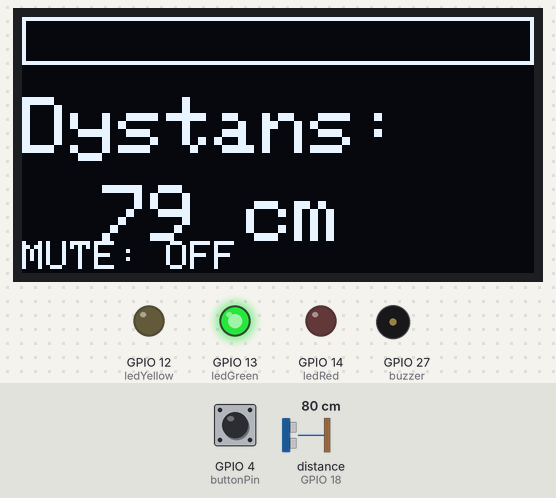
Simulated run of this sketch. Board: ESP32. On the bench: 128×64 one-colour display, output pins drawn as LEDs (lit = HIGH), buzzer (waves = sounding). Wiring (inferred from the names in the program): ultrasonic range finder: trigger GPIO 5; echo GPIO 18. The test bench sets the inputs (shaded band); at power-on: distance to the obstacle (sensor on GPIO 18) 80 cm, GPIO 4 (buttonPin) HIGH. The echo pulse lasts 58.3 µs per cm; pins used as bus, display or sensor lines are not drawn.

Above: at 1.2 s.
1.3 s: distance to the obstacle (sensor on GPIO 18) set to 32 cm
At 1.7 s:
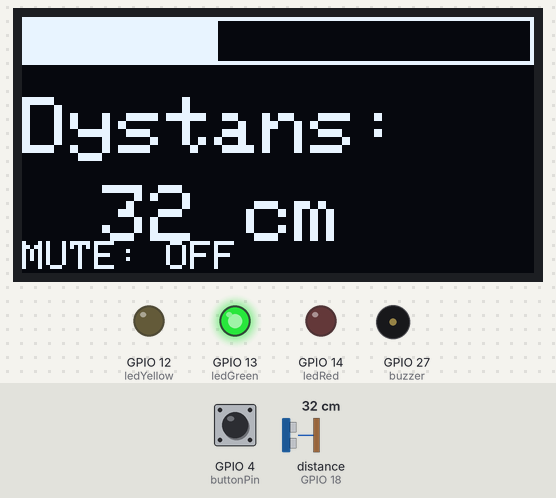
2.8 s: distance to the obstacle (sensor on GPIO 18) set to 29 cm
At 4.9 s:
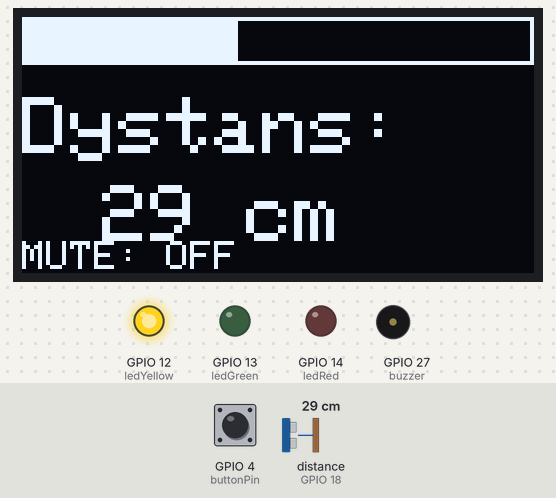
5.0 s: GPIO 4 (buttonPin) pulled LOW for 0.15 s
At 7.8 s:
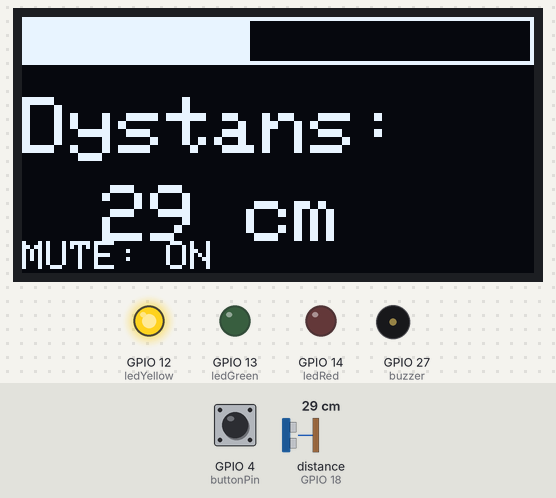
8.1 s: distance to the obstacle (sensor on GPIO 18) set to 2 cm
At 8.9 s:
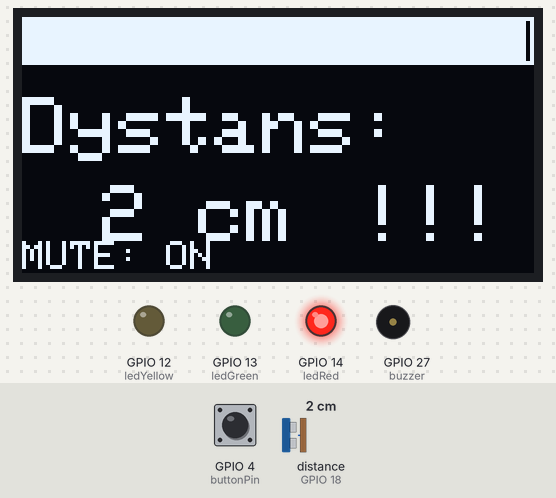
9.7 s: GPIO 4 (buttonPin) pulled LOW for 1 s
At 11.0 s:
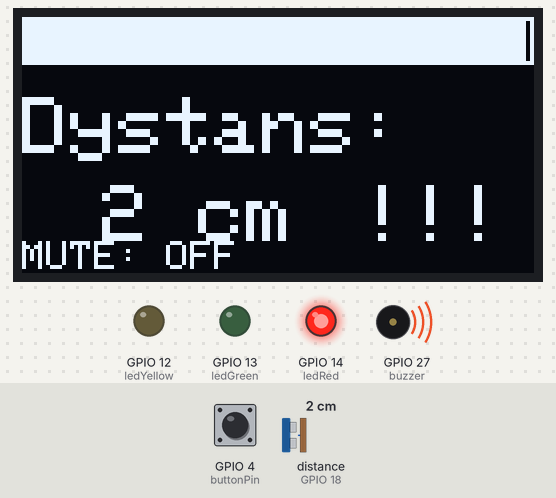
12.2 s: distance to the obstacle (sensor on GPIO 18) set to 5 cm
At 13.7 s:
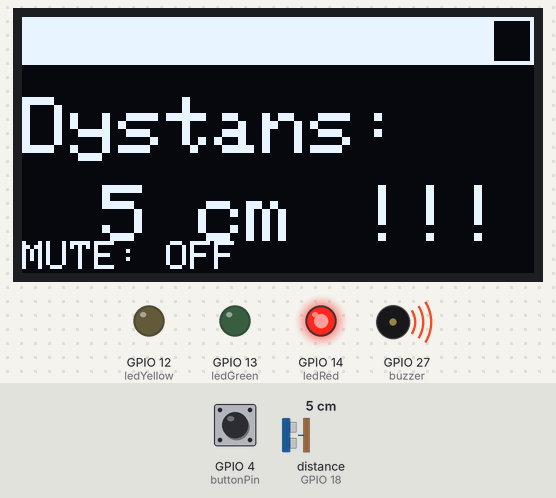
14.0 s: distance to the obstacle (sensor on GPIO 18) set to 8 cm
Timing chart, 0 to 17.6 s (numbered marks = the images above; inputs shaded):
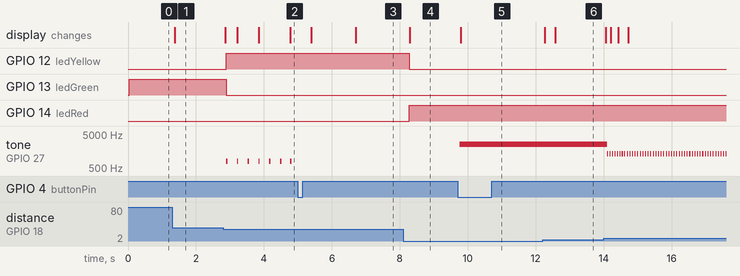

The sketch:

ParkingSensor.ino
```cpp
#include <Wire.h>
#include <Adafruit_GFX.h>
#include <Adafruit_SSD1306.h>

#define SCREEN_WIDTH 128
#define SCREEN_HEIGHT 64
Adafruit_SSD1306 display(SCREEN_WIDTH, SCREEN_HEIGHT, &Wire, -1);

const int trigPin = 5;
const int echoPin = 18;
const int ledGreen = 13;
const int ledYellow = 12;
const int ledRed = 14;
const int buzzer = 27;
const int buttonPin = 4;

#define SOUND_SPEED 0.034
#define MAX_DIST 50.0

float smoothDistance = 50.0;
float filterCoeff = 0.15;

bool isMuted = false;
bool lastButtonState = HIGH;

void setup() {
    Serial.begin(115200);
    pinMode(trigPin, OUTPUT);
    pinMode(echoPin, INPUT);
    pinMode(ledGreen, OUTPUT);
    pinMode(ledYellow, OUTPUT);
    pinMode(ledRed, OUTPUT);
    pinMode(buzzer, OUTPUT);
    pinMode(buttonPin, INPUT_PULLUP);

    if (!display.begin(SSD1306_SWITCHCAPVCC, 0x3C)) {
        for (;;);
     
  }
    display.clearDisplay();
    display.setTextColor(WHITE);
}

void loop() {
  bool currentButtonState = digitalRead(buttonPin);
    if (currentButtonState == LOW && lastButtonState == HIGH) {
        isMuted = !isMuted;
        delay(50);
     
  }
    lastButtonState = currentButtonState;

  digitalWrite(trigPin, LOW);
    delayMicroseconds(2);
    digitalWrite(trigPin, HIGH);
    delayMicroseconds(10);
    digitalWrite(trigPin, LOW);
   
  long duration = pulseIn(echoPin, HIGH, 30000);
    float currentDist = duration * SOUND_SPEED / 2.0;

  if (currentDist > 0 && currentDist < 200) {
    if (abs(currentDist - smoothDistance) > 15) {
            smoothDistance = currentDist;
         
    }
    else {
      smoothDistance = smoothDistance + (currentDist - smoothDistance) * filterCoeff;
         
    }
     
  }

    int displayDist = (int)(smoothDistance + 0.5);

  digitalWrite(ledGreen, LOW);
    digitalWrite(ledYellow, LOW);
    digitalWrite(ledRed, LOW);

    if (displayDist > 30) {
        digitalWrite(ledGreen, HIGH);
        noTone(buzzer);
     
  }
    else if (displayDist <= 30 && displayDist > 19) {
        digitalWrite(ledYellow, HIGH);
        if (!isMuted) {
            tone(buzzer, 800);
            delay(40);
            noTone(buzzer);
         
    }
        int gap = map(displayDist, 19, 30, 80, 250);
        delay(gap);
     
  }
    else if (displayDist <= 19 && displayDist > 6) {
        digitalWrite(ledRed, HIGH);
        if (!isMuted) {
            tone(buzzer, 1300);
            delay(30);
            noTone(buzzer);
         
    }
        int gap = map(displayDist, 6, 19, 10, 80);
        delay(gap);
     
  }
    else if (displayDist <= 6 && displayDist > 0) {
        digitalWrite(ledRed, HIGH);
        if (!isMuted) tone(buzzer, 2500);
        else noTone(buzzer);
     
  }


  display.clearDisplay();
   
  float barWidth = map(constrain(smoothDistance, 0, MAX_DIST), 0, MAX_DIST, 128, 0);
    display.drawRect(0, 0, 128, 12, WHITE);
       
  display.fillRect(0, 0, (int)barWidth, 12, WHITE);

    display.setTextSize(2);
    display.setCursor(0, 20);
    display.print("Dystans:");
    display.setCursor(20, 42);
    display.print(displayDist);
    display.print(" cm");

    display.setTextSize(1);
    display.setCursor(0, 56);
    if (isMuted) display.print("MUTE: ON");
    else display.print("MUTE: OFF");

    if (displayDist < 10) {
        display.setTextSize(2);
        display.setCursor(85, 42);
        display.print("!!!");
     
  }

    display.display();
}
```

Measured:
- the behaviour switches between 31 and 30 cm on distance to the obstacle (sensor on GPIO 18) (found by bisection; images 1 and 2)
- after the input at 1.3 s, the display: changes after 0.08 s (image 1)
- after the input at 2.8 s, GPIO 12 (ledYellow): LOW → HIGH after 0.09 s; GPIO 13 (ledGreen): HIGH → LOW after 0.09 s; tone on GPIO 27 (buzzer): alternates 800 Hz for 0.04 s and silent for 0.28 s, starting after 0.09 s; the display: first changes after 0.06 s (image 2 shows a later state)
- after the input at 5.0 s, tone on GPIO 27 (buzzer): stops changing and stays silent; the display: first changes after 0.39 s (image 3 shows a later state)
- after the input at 8.1 s, GPIO 12 (ledYellow): HIGH → LOW after 0.17 s; GPIO 14 (ledRed): LOW → HIGH after 0.17 s; the display: changes after 0.20 s (image 4)
- after the input at 9.7 s, tone on GPIO 27 (buzzer): silent → 2500 Hz after 0.07 s; the display: changes after 0.09 s (image 5)
- after the input at 12.2 s, the display: first changes after 0.06 s (image 6 shows a later state)
- after the input at 14.0 s, tone on GPIO 27 (buzzer): alternates 1300 Hz for 0.03 s and silent for 0.05 s, starting after 0.11 s
